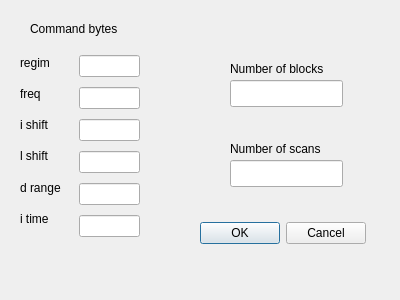
<?xml version="1.0" encoding="UTF-8"?>
<ui version="4.0">
 <class>Setup</class>
 <widget class="QDialog" name="Setup">
  <property name="windowModality">
   <enum>Qt::ApplicationModal</enum>
  </property>
  <property name="geometry">
   <rect>
    <x>0</x>
    <y>0</y>
    <width>400</width>
    <height>300</height>
   </rect>
  </property>
  <property name="sizePolicy">
   <sizepolicy hsizetype="Fixed" vsizetype="Fixed">
    <horstretch>0</horstretch>
    <verstretch>0</verstretch>
   </sizepolicy>
  </property>
  <property name="minimumSize">
   <size>
    <width>400</width>
    <height>300</height>
   </size>
  </property>
  <property name="maximumSize">
   <size>
    <width>400</width>
    <height>300</height>
   </size>
  </property>
  <property name="windowTitle">
   <string>Setup parameters</string>
  </property>
  <widget class="QDialogButtonBox" name="buttonBox">
   <property name="geometry">
    <rect>
     <x>190</x>
     <y>220</y>
     <width>176</width>
     <height>27</height>
    </rect>
   </property>
   <property name="orientation">
    <enum>Qt::Horizontal</enum>
   </property>
   <property name="standardButtons">
    <set>QDialogButtonBox::Cancel|QDialogButtonBox::Ok</set>
   </property>
  </widget>
  <widget class="QLabel" name="label">
   <property name="geometry">
    <rect>
     <x>30</x>
     <y>20</y>
     <width>108</width>
     <height>17</height>
    </rect>
   </property>
   <property name="text">
    <string>Command bytes</string>
   </property>
  </widget>
  <widget class="QLineEdit" name="e_det">
   <property name="geometry">
    <rect>
     <x>230</x>
     <y>80</y>
     <width>113</width>
     <height>27</height>
    </rect>
   </property>
  </widget>
  <widget class="QLabel" name="label_2">
   <property name="geometry">
    <rect>
     <x>230</x>
     <y>60</y>
     <width>141</width>
     <height>17</height>
    </rect>
   </property>
   <property name="text">
    <string>Number of blocks</string>
   </property>
  </widget>
  <widget class="QLineEdit" name="e_scan">
   <property name="geometry">
    <rect>
     <x>230</x>
     <y>160</y>
     <width>113</width>
     <height>27</height>
    </rect>
   </property>
  </widget>
  <widget class="QLabel" name="label_3">
   <property name="geometry">
    <rect>
     <x>230</x>
     <y>140</y>
     <width>141</width>
     <height>17</height>
    </rect>
   </property>
   <property name="text">
    <string>Number of scans</string>
   </property>
  </widget>
  <widget class="QWidget" name="layoutWidget">
   <property name="geometry">
    <rect>
     <x>79</x>
     <y>51</y>
     <width>61</width>
     <height>194</height>
    </rect>
   </property>
   <layout class="QVBoxLayout" name="verticalLayout">
    <item>
     <widget class="QLineEdit" name="spin1"/>
    </item>
    <item>
     <widget class="QLineEdit" name="spin2"/>
    </item>
    <item>
     <widget class="QLineEdit" name="spin3"/>
    </item>
    <item>
     <widget class="QLineEdit" name="spin4"/>
    </item>
    <item>
     <widget class="QLineEdit" name="spin5"/>
    </item>
    <item>
     <widget class="QLineEdit" name="spin6"/>
    </item>
   </layout>
  </widget>
  <widget class="QWidget" name="layoutWidget">
   <property name="geometry">
    <rect>
     <x>20</x>
     <y>50</y>
     <width>52</width>
     <height>181</height>
    </rect>
   </property>
   <layout class="QVBoxLayout" name="verticalLayout_2">
    <item>
     <widget class="QLabel" name="label_4">
      <property name="text">
       <string>regim</string>
      </property>
     </widget>
    </item>
    <item>
     <widget class="QLabel" name="label_5">
      <property name="text">
       <string>freq</string>
      </property>
     </widget>
    </item>
    <item>
     <widget class="QLabel" name="label_6">
      <property name="text">
       <string>i shift</string>
      </property>
     </widget>
    </item>
    <item>
     <widget class="QLabel" name="label_7">
      <property name="text">
       <string>l shift</string>
      </property>
     </widget>
    </item>
    <item>
     <widget class="QLabel" name="label_8">
      <property name="text">
       <string>d range</string>
      </property>
     </widget>
    </item>
    <item>
     <widget class="QLabel" name="label_9">
      <property name="text">
       <string>i time</string>
      </property>
     </widget>
    </item>
   </layout>
  </widget>
  <zorder>layoutWidget</zorder>
  <zorder>buttonBox</zorder>
  <zorder>label</zorder>
  <zorder>e_det</zorder>
  <zorder>label_2</zorder>
  <zorder>e_scan</zorder>
  <zorder>label_3</zorder>
  <zorder>layoutWidget</zorder>
 </widget>
 <resources/>
 <connections>
  <connection>
   <sender>buttonBox</sender>
   <signal>accepted()</signal>
   <receiver>Setup</receiver>
   <slot>accept()</slot>
   <hints>
    <hint type="sourcelabel">
     <x>248</x>
     <y>254</y>
    </hint>
    <hint type="destinationlabel">
     <x>157</x>
     <y>274</y>
    </hint>
   </hints>
  </connection>
  <connection>
   <sender>buttonBox</sender>
   <signal>rejected()</signal>
   <receiver>Setup</receiver>
   <slot>reject()</slot>
   <hints>
    <hint type="sourcelabel">
     <x>316</x>
     <y>260</y>
    </hint>
    <hint type="destinationlabel">
     <x>286</x>
     <y>274</y>
    </hint>
   </hints>
  </connection>
 </connections>
</ui>
